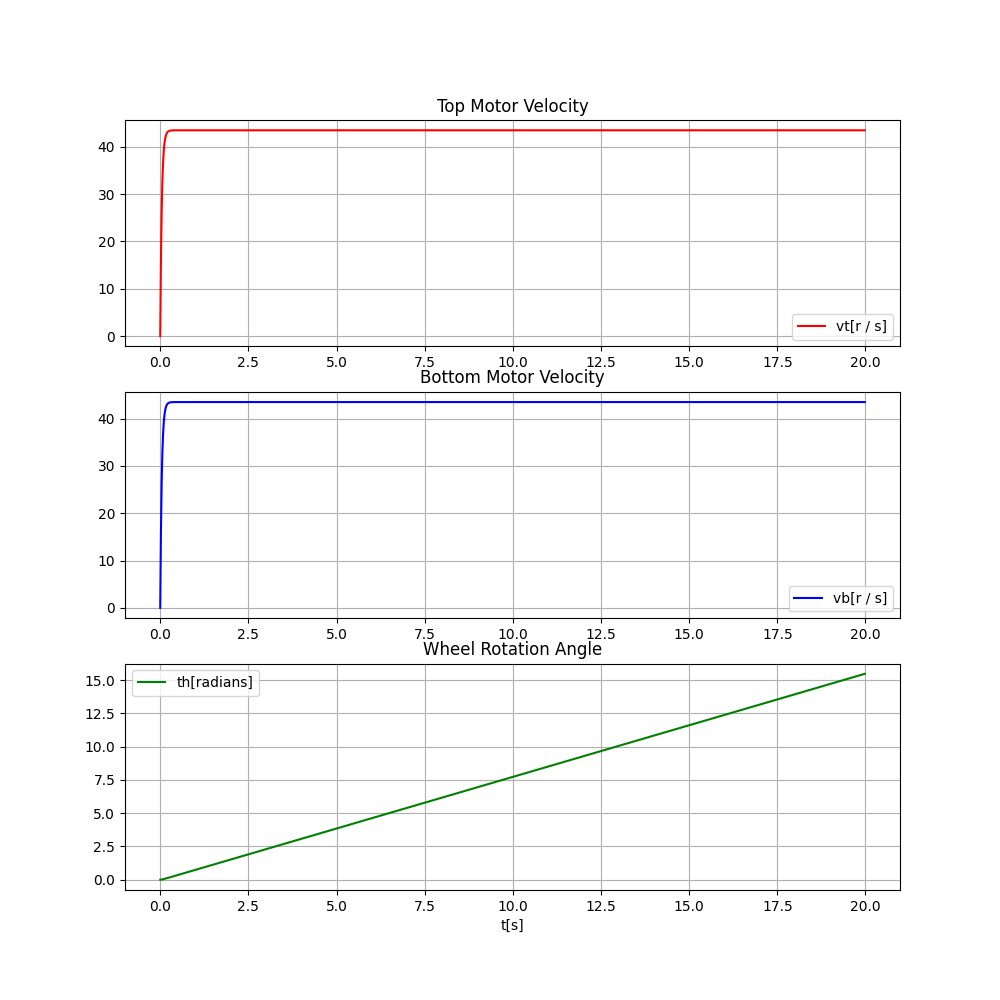

The script that saved this image:
import numpy as np
import control
import matplotlib.pyplot as plt

Kv = 0.023
Ka = 0.001

KturnGear = 1/28

A = [[-Kv/Ka, 0, 0],
     [0, -Kv/Ka, 0],
     [KturnGear/2, KturnGear/2, 0]]

B = [[1/Ka, 0], [0, 1/Ka], [0, 0]]

C = [[1, 0, 0], [0, 1, 0], [0, 0, 1]]
D = [[0, 0], [0, 0], [0, 0]]

sys = control.ss(A, B, C, D)

x0 = [0, 0, 0]

start = 0
stop = 20
step = 0.02

t = np.arange(start, stop, step)


t, y = control.step_response(
    sys, t, x0)

plt.figure(figsize=(10, 10))
plt.title('Step Response')
plt.subplot(3, 1, 1)
plt.plot(t, y[0][0], 'red')
plt.grid()
plt.legend(labels=('vt[r / s]',))
plt.title("Top Motor Velocity")
plt.subplot(3, 1, 2)
plt.plot(t, y[1][1], 'blue')
plt.grid()
plt.legend(labels=('vb[r / s]',))
plt.title("Bottom Motor Velocity")
plt.subplot(3, 1, 3)
plt.plot(t, y[2][1], 'green')
plt.grid()
plt.legend(labels=('th[radians]',))
plt.title("Wheel Rotation Angle")
plt.xlabel('t[s]')
plt.savefig("step_response.png")
